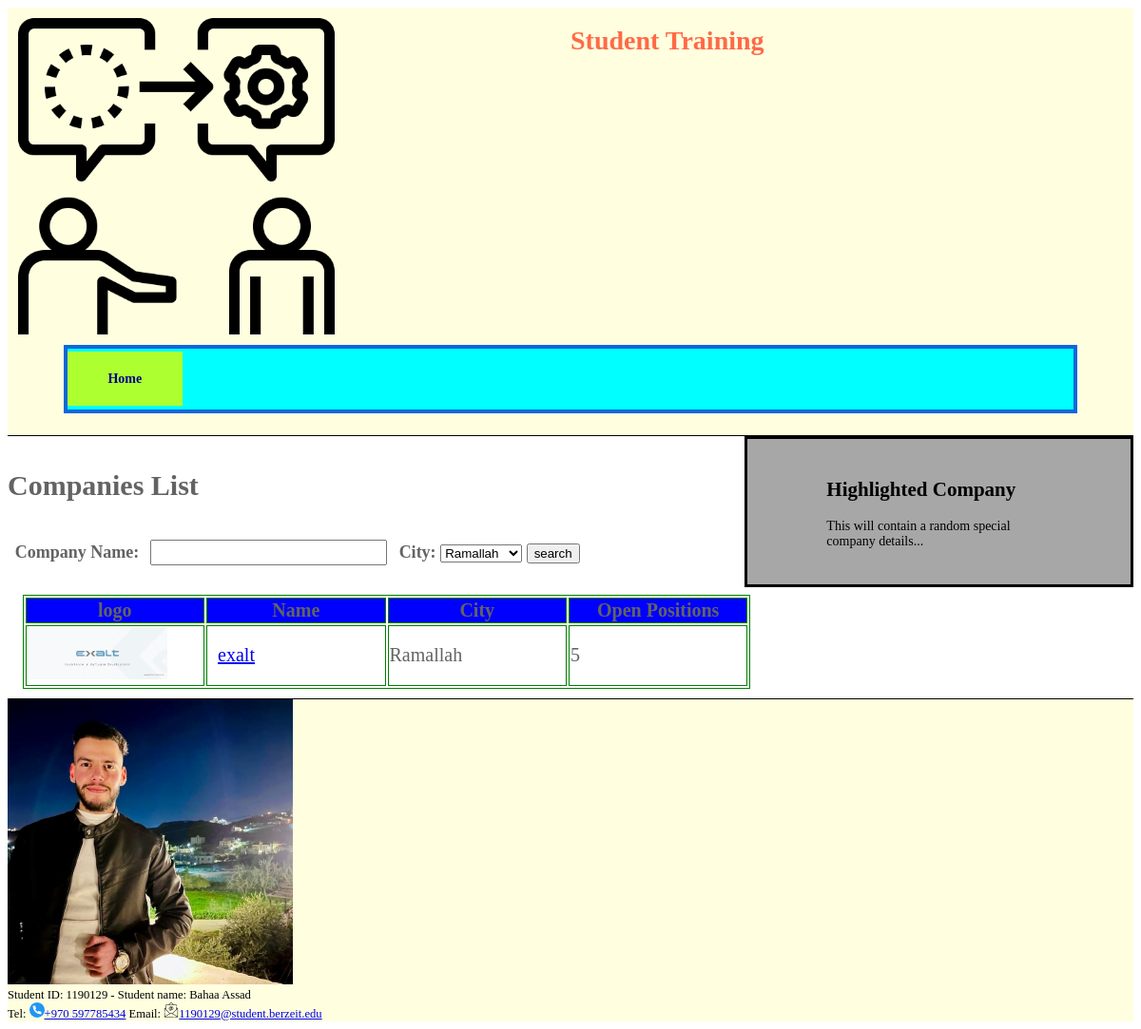
The page /companies.php on the database its author committed.
### tables this page shows
CREATE TABLE company(
      id INT PRIMARY KEY auto_increment,
      name VARCHAR(40),
      city_id int,
      email VARCHAR(50) UNIQUE,
      tel VARCHAR(20) UNIQUE,
      position_count int,
      position_details VARCHAR(100),
      logo_path VARCHAR(60),
      user_id int,
      
      FOREIGN KEY(city_id) REFERENCES city(id) 
      ON DELETE CASCADE
      ON UPDATE CASCADE,
      
      FOREIGN KEY(user_id) REFERENCES user(id) 
      ON DELETE CASCADE
      ON UPDATE CASCADE
);

CREATE TABLE city(
     id INT PRIMARY KEY auto_increment,
     name VARCHAR(40),
     country VARCHAR(40)
);

### parts/_db.php (called while the page is built, shortened)
<?php
$dbhost = 'localhost';
$dbusername = 'root';
$dbuserpassword = '22446688@123';
$default_dbname = 'Training';
function db_connect($dbname = '', $username = '', $password = ''){
    global $dbhost, $dbusername, $dbuserpassword, $default_dbname;
    try {
        if (empty($dbname)) {
            $dbname = $default_dbname;
        }
        $pdo = new PDO("mysql:host=$dbhost;dbname=$dbname", $dbusername, $dbuserpassword);
        return $pdo;
    } catch (PDOException $e) {
        $MYSQL_ERRNO = 0;
        $MYSQL_ERROR = $e->getMessage();
        return 0;
    }
}
function execute($query){
    $pdo = db_connect();
    $dbResults = $pdo->query($query);
    return  $dbResults;
}
function getAllCitiesDatails(){
    $query = "SELECT * FROM city;";
    $result = execute($query);
    return $result->fetchAll();
}
function getAllCompanies(){
    $query = "SELECT CM.id as company_id, CM.name as company_name, CM.logo_path, CT.name as city, CM.email, CM.tel, CM.position_count as open_position, CM.position_details FROM company CM , city CT WHERE CM.city_id = CT.id;";
    $result = execute($query);
    return $result->fetchAll();
}
?>

### companies.php (the view, shortened to what this page needs)
<?php include "parts/_header.php" ?>
<aside>
    <h2>Highlighted Company</h2>
    <p>
        This will contain a random special company details...
    </p>
</aside>
<main>
    <h2>Companies List</h2>
    <form method="get" action="process.php" id="studentForm">
        <label>Company Name:</label>
        <input type="search" id="companyName" name="companyName"/>
        <label>City:</label>
        <select id="city" name="city">
            <?php $allCitiesDetails = getAllCitiesDatails(); foreach($allCitiesDetails as $row): ?>
                <?php $name = $row['name'];?>
                <?php $id = $row['id'];?>
                <option value="<?php echo "$id";?>" name="<?php echo "$name";?>"> <?php echo "$name";?> </option>
            <?php endforeach;?>
        </select>
        <button type="submit" id="search">search</button>
    </form>
    <?php
    $companiesInfo = array();
    if(isset($_SESSION['companiesInformation'])){
        $companiesInfo = $_SESSION['companiesInformation'];
    }else{
        $companiesInfo = getAllCompanies();
    }
    ?>
    <?php if(!empty($companiesInfo)):?>
        <table>
            <tr>
                <th>logo</th>
                <th>Name</th>
                <th>City</th>
                <th>Open Positions</th>
            </tr>
            <?php foreach($companiesInfo as $row):?>
                <tr>
                    <td> <img src="<?php  echo $row['logo_path']; ?>" alt="company image" /> </td>
                    <td><a href="company.php?company_id=<?php echo $row['company_id'];?>"><?php echo $row['company_name']; ?></a></td>
                    <td><?php echo $row['city'];?></td>
                    <td><?php echo $row['open_position'];?></td>
                </tr>
            <?php endforeach;?>
        </table>
    <?php else:?>
        <?php echo "<p> no companies information </p>";?>
    <?php endif;?>
</main>
<?php include "parts/_footer.php" ?>

### css/layout.css (style rules this page uses)
body { font-family: Serif, sans-serif; font-size: 14px; }
main { padding: 10px 0px; color: #636363; font-size: 20px; margin-right: 34%; }
aside { border: 3px solid black; background-color: #3333336e; padding: 2% 7%; float: right; width: 20%; }

### css/website.css (style rules this page uses)
form, input { margin: 2% 1%; font-weight: bold; font-size: 18px; }
main>table td,main>table, th, main>table { border: 1px green solid; }
table { margin-left: 2% ; }
table th { width: 18%; background-color: blue; }
main a { margin: 10px; }
table img { width: 80%; }
main label { width: 30%; }

### rows shown on the page
company: logo_path (picture), name "exalt", city.name "Ramallah", position_count "5"

### other values the page prints
form field city "Ramallah"
